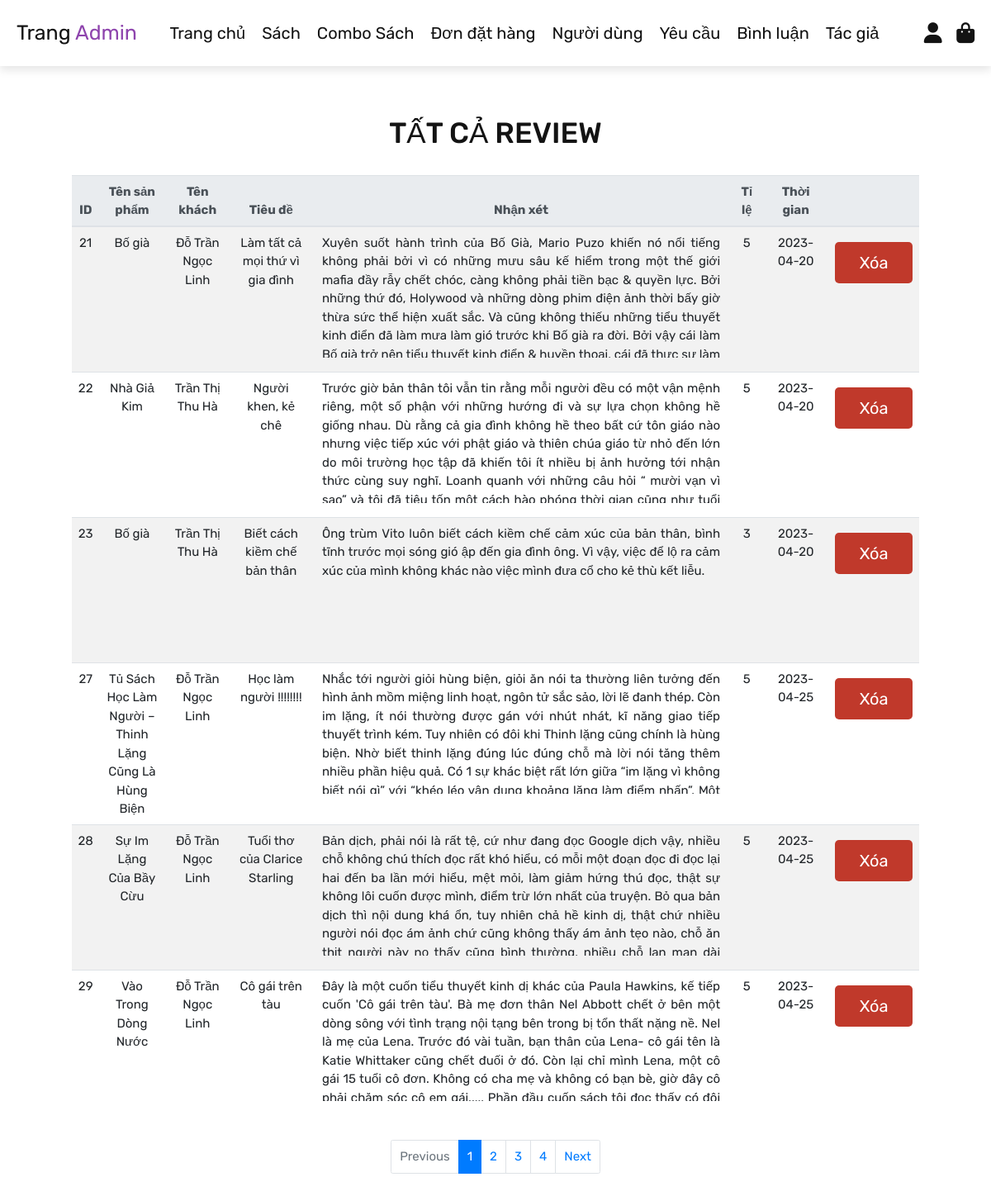
The app's page /admin/View/admin_review.php (signed in) with its own data.
### tables this page shows
CREATE TABLE `reviews` (
  `id` int(100) NOT NULL,
  `product_id` varchar(10) DEFAULT NULL,
  `combo_id` varchar(255) DEFAULT NULL,
  `user_id` varchar(20) NOT NULL,
  `rating` varchar(1) NOT NULL,
  `title` varchar(200) NOT NULL,
  `description` varchar(2500) NOT NULL,
  `date` date NOT NULL DEFAULT current_timestamp()
);

CREATE TABLE `products` (
  `product_id` varchar(10) NOT NULL,
  `name` varchar(100) NOT NULL,
  `author` varchar(100) NOT NULL,
  `price` int(100) NOT NULL,
  `image` varchar(200) NOT NULL,
  `description` varchar(10000) NOT NULL,
  `supplier` varchar(100) NOT NULL,
  `publiser` varchar(100) NOT NULL,
  `date` datetime NOT NULL DEFAULT current_timestamp()
);

CREATE TABLE `users` (
  `user_id` varchar(10) NOT NULL,
  `fullname` varchar(100) NOT NULL,
  `username` varchar(100) DEFAULT NULL,
  `email` varchar(100) NOT NULL,
  `phonenumber` varchar(20) NOT NULL,
  `password` varchar(100) NOT NULL,
  `user_type` varchar(100) NOT NULL DEFAULT 'user',
  `image` varchar(100) NOT NULL
);

### admin/View/admin_review.php (the view, shortened to what this page needs)
<?php
include '../../config/config.php';
?>
<!DOCTYPE html>
<html lang="en">
<head>
    <link rel="stylesheet" href="https://maxcdn.bootstrapcdn.com/bootstrap/4.5.2/css/bootstrap.min.css">
    <link rel="stylesheet" href="https://cdnjs.cloudflare.com/ajax/libs/font-awesome/6.0.0/css/all.min.css">
    <link rel="stylesheet" href="../../public/css/admin.css">
</head>
<body>
    <?php include 'admin_header.php'; ?>
    <section class="admin_review">
        <h1 class="title" style="margin-top: 2rem;">Tất cả review</h1>
        <div class="table-review" style="margin-top:30px;">
            <?php
            $per_page = 6;
            $select_review = mysqli_query($conn, "SELECT * FROM `reviews`") or die('query fail');
            if (mysqli_num_rows($select_review) > 0) {
                while ($fetch_review = mysqli_fetch_assoc($select_review)) {
            ?>
            <?php
                    $total_products = mysqli_query($conn, "SELECT COUNT(*) AS total FROM `reviews`") or die('query failed');
                    $total_products = mysqli_fetch_assoc($total_products)['total'];
                    $total_pages = ceil($total_products / $per_page);
                    $current_page = isset($_GET['page']) ? $_GET['page'] : 1;
                    $url = "http://localhost:3000/admin/View/admin_review.php?page=";
                    $offset = ($current_page - 1) * $per_page;
                    $select_review = mysqli_query($conn, "SELECT * FROM reviews LIMIT $per_page OFFSET $offset") or die('query failed');
                    if (mysqli_num_rows($select_review) > 0) {
                    ?>
            <table class="table table-striped table-hover">
                <thead class="thead-light">
                    <tr>
                        <th style='width: 2%'>ID</th>
                        <th style='width: 8%'>Tên sản phẩm</th>
                        <th style='width: 8%'>Tên khách</th>
                        <th style='width: 10%'>Tiêu đề</th>
                        <th style='width: 55%'>Nhận xét</th>
                        <th style='width: 4%'>Tỉ lệ</th>
                        <th style='width: 8%'>Thời gian</th>
                        <th style='width: 5%'></th>
                    </tr>
                </thead>
                <?php
                            while ($fetch_review = mysqli_fetch_assoc($select_review)) {
                            ?>
                <?php
                                $sql_product = mysqli_query($conn, "SELECT name FROM `products` WHERE `product_id` = '" . $fetch_review['product_id'] . "'");
                                $sql_combo_product = mysqli_query($conn, "SELECT combo_name FROM `combo_products` WHERE `combo_id` = '" . $fetch_review['combo_id'] . "'");
                                $row_product = mysqli_fetch_array($sql_product);
                                $row_combo = mysqli_fetch_assoc($sql_combo_product);
                                $sql_user = mysqli_query($conn, "SELECT * FROM `users` WHERE `user_id` = '" . $fetch_review['user_id'] . "'");
                                $row_user = mysqli_fetch_assoc($sql_user);
                                echo "<tr>";
                                echo "<td data-label='ID'>" . $fetch_review['id'] . "</td>";
                                if ($row_product['name']) {
                                    echo "<td data-label='Tên sản phẩm'>" . $row_product['name'] . "</td>";
                                } else if ($row_combo['combo_name']) {
                                    echo "<td data-label='Tên khách'>" . $row_combo['combo_name'] . "</td>";
                                }
                                echo "<td data-label='Tên khách'>" . $row_user['fullname'] . "</td>";
                                echo "<td data-label='Tiêu đề'>" . $fetch_review['title'] . "</td>";
                                echo "<td data-label='Nhận xét' style='text-align: justify;'>
                    <p class = 'scroll'> " . $fetch_review['description'] . "</p>
                    </td>";
                                echo "<td data-label='Đánh giá'>" . $fetch_review['rating'] . "</td>";
                                echo " <td data-label='Thời gian'>" . $fetch_review['date'] . "</td>";
                                ?>
                <form action="../Controllers/adminController.php" method="post">
                    <td class='btn-review'><input type='submit' value='Xóa'
                            onclick='return confirm("Bạn chắc chắn muốn xóa?");' class='delete-btn'
                            name='delete_review'></td>
                </form>
                <?php echo "</tr>";
                            }
                        }
                    }
                } else {
                    echo '<p class="empty">Không có review nào tại đây</p>';
                }
                ?>
            </table>
        </div>
        <nav aria-label="Page navigation example" class="toolbar">
            <ul class="pagination justify-content-center d-flex flex-wrap">
                <li class="page-item <?php echo ($current_page <= 1) ? 'disabled' : ''; ?>">
                    <a class="page-link" href="<?php echo $url . ($current_page - 1); ?>" tabindex="-1">Previous</a>
                </li>
                <?php
                $start_page = ($current_page <= 3) ? 1 : $current_page - 2;
                $end_page = ($total_pages - $current_page >= 2) ? $current_page + 2 : $total_pages;
                $num_displayed_pages = $end_page - $start_page + 1;
                for ($i = $start_page; $i <= $end_page; $i++) {
                    if ($num_displayed_pages <= 5 || ($i >= $current_page - 2 && $i <= $current_page + 2)) {
                        echo '<li class="page-item ' . (($i == $current_page) ? 'active' : '') . '"><a class="page-link" href="' . $url . $i . '">' . $i . '</a></li>';
                    }
                }
                if ($end_page < $total_pages) {
                    echo '<li class="page-item"><a class="page-link" href="' . $url . $total_pages . '">' . $total_pages . '</a></li>';
                }
                ?>
                <li class="page-item <?php echo ($current_page >= $total_pages) ? 'disabled' : ''; ?>">
                    <a class="page-link" href="<?php echo $url . ($current_page + 1); ?>">Next</a>
                </li>
            </ul>
        </nav>
    </section>
</body>
</html>

### admin/View/admin_header.php (shortened to what this page needs)
<header class="header">
    <div class="flex">
        <a href="admin_page.php" class="logo">Trang<span> Admin</span></a>
        <nav class="navbar">
            <a href="admin_page.php">Trang chủ</a>
            <a href="admin_product.php">Sách</a>
            <a href="admin_combo_product.php">Combo Sách</a>
            <a href="./admin_order.php">Đơn đặt hàng</a>
            <a href="admin_user.php">Người dùng</a>
            <a href="admin_request.php">Yêu cầu</a>
            <a href="admin_review.php">Bình luận</a>
            <a href="admin_author.php">Tác giả</a>
        </nav>
        <div class="icons">
            <div id="user-btn" class="fas fa-user"></div>
            <a href="admin_cart.php">
                <div id="order-btn" class="fas fa-shopping-bag"></div>
            </a>
        </div>
</header>

### public/css/admin.css (style rules this page uses)
:root { --purple: #8e44ad; --red: #c0392b; --orange: #f39c12; --black: #131313; --white: #fff; --light-color: #666; --light-white: #ccc; --light-bg: rgba(255, 255, 255, 0.1); --border: 0.1rem solid var(--black); --box-shadow: 0 0.5rem 1rem rgba(0, 0, 0, 0.1); }
* { font-family: "Rubik", sans-serif; margin: 0; padding: 0; box-sizing: border-box; outline: none; border: none; text-decoration: none; transition: all 0.2s linear; }
.page-item .page-link { font-size: 1.5rem; }
.toolbar { display: flex; font-size: 1.5rem; padding: 2rem 0; border: none; }
.toolbar .pagination { margin: 0 auto; }
.toolbar .page-link { padding: 1rem 1rem; }
html { font-size: 62.5%; overflow-x: hidden; }
body { background-color: var(--light-bg); }
section { padding: 4rem 3rem; }
.title { text-align: center; align-items: center; text-transform: uppercase; color: var(--black); font-size: 3.5rem; }
.btn, .option-btn, .delete-btn, .white-btn { display: inline-block; margin-top: 1rem; padding: 1rem 3rem; cursor: pointer; color: var(--white); font-size: 2rem; border-radius: 0.5rem; text-transform: capitalize; }
.delete-btn { background-color: var(--red); }
.header { position: sticky; top: 0; left: 0; right: 0; z-index: 1000; background-color: var(--white); box-shadow: var(--box-shadow); }
.header .flex { display: flex; align-items: center; padding: 2rem; justify-content: space-between; position: relative; max-width: 1200px; margin: 0 auto; }
.header .flex .logo { font-size: 2.5rem; color: var(--black); }
.header .flex .logo span { color: var(--purple); }
.header .flex .navbar a { margin: 0 1rem; font-size: 2rem; color: var(--black); }
.header .flex .icons div { margin-left: 1.5rem; font-size: 2.5rem; cursor: pointer; color: var(--black); }
.table .scroll { height: 15rem; text-overflow: ellipsis; overflow-x: hidden; padding: 0 5px; }
.table td, .table th { font-size: 1.5rem; max-height: 15rem; }
.table-review { width: 90%; margin: auto; text-align: center; background-color: #f8f8f600; border-radius: 5rem; }

### records on screen
reviews: id "21", product.name "Bố già", user.fullname "Đỗ Trần Ngọc Linh", title "Làm tất cả mọi thứ vì gia đình", description "Xuyên suốt hành trình của Bố Già, Mario Puzo khiến nó nổi tiếng không phải bởi vì có những mưu sâu kế hiểm trong một thế giới mafia đầy rẫy chết chóc, càng không phải tiền bạc & quyền lực. Bởi những thứ đó, Holywood và những dòng phim điện ảnh thời bấy giờ thừa sức thể hiện xuất sắc. Và cũng không thiếu những tiểu thuyết kinh điển đã làm mưa làm gió trước khi Bố già ra đời. Bởi vậy cái làm…", rating "5", date "2023-04-20"
reviews: id "22", product.name "Nhà Giả Kim", user.fullname "Trần Thị Thu Hà", title "Người khen, kẻ chê", description "Trước giờ bản thân tôi vẫn tin rằng mỗi người đều có một vận mệnh riêng, một số phận với những hướng đi và sự lựa chọn không hề giống nhau. Dù rằng cả gia đình không hề theo bất cứ tôn giáo nào nhưng việc tiếp xúc với phật giáo và thiên chúa giáo từ nhỏ đến lớn do môi trường học tập đã khiến tôi ít nhiều bị ảnh hưởng tới nhận thức cùng suy nghĩ. Loanh quanh với những câu hỏi “ mười vạn vì…", rating "5", date "2023-04-20"
reviews: id "23", product.name "Bố già", user.fullname "Trần Thị Thu Hà", title "Biết cách kiềm chế bản thân", description "Ông trùm Vito luôn biết cách kiềm chế cảm xúc của bản thân, bình tĩnh trước mọi sóng gió ập đến gia đình ông. Vì vậy, việc để lộ ra cảm xúc của mình không khác nào việc mình đưa cổ cho kẻ thù kết liễu.", rating "3", date "2023-04-20"
reviews: id "27", product.name "Tủ Sách Học Làm Người – Thinh Lặng Cũng Là Hùng Biện", user.fullname "Đỗ Trần Ngọc Linh", title "Học làm người !!!!!!!!", description "Nhắc tới người giỏi hùng biện, giỏi ăn nói ta thường liên tưởng đến hình ảnh mồm miệng linh hoạt, ngôn tử sắc sảo, lời lẽ đanh thép. Còn im lặng, ít nói thường được gán với nhút nhát, kĩ năng giao tiếp thuyết trình kém. Tuy nhiên có đôi khi Thinh lặng cũng chính là hùng biện. Nhờ biết thinh lặng đúng lúc đúng chỗ mà lời nói tăng thêm nhiều phần hiệu quả. Có 1 sự khác biệt rất lớn giữa “im lặng vì không…", rating "5", date "2023-04-25"
reviews: id "28", product.name "Sự Im Lặng Của Bầy Cừu", user.fullname "Đỗ Trần Ngọc Linh", title "Tuổi thơ của Clarice Starling", description "Bản dịch, phải nói là rất tệ, cứ như đang đọc Google dịch vậy, nhiều chỗ không chú thích đọc rất khó hiểu, có mỗi một đoạn đọc đi đọc lại hai đến ba lần mới hiểu, mệt mỏi, làm giảm hứng thú đọc, thật sự không lôi cuốn được mình, điểm trừ lớn nhất của truyện. Bỏ qua bản dịch thì nội dung khá ổn, tuy nhiên chả hề kinh dị, thật chứ nhiều người nói đọc ám ảnh chứ cũng không thấy ám ảnh tẹo nào, chỗ ăn…", rating "5", date "2023-04-25"
reviews: id "29", product.name "Vào Trong Dòng Nước", user.fullname "Đỗ Trần Ngọc Linh", title "Cô gái trên tàu", description "Đây là một cuốn tiểu thuyết kinh dị khác của Paula Hawkins, kế tiếp cuốn 'Cô gái trên tàu'. Bà mẹ đơn thân Nel Abbott chết ở bên một dòng sông với tình trạng nội tạng bên trong bị tổn thất nặng nề. Nel là mẹ của Lena. Trước đó vài tuần, bạn thân của Lena- cô gái tên là Katie Whittaker cũng chết đuối ở đó. Còn lại chỉ mình Lena, một cô gái 15 tuổi cô đơn. Không có cha mẹ và không có bạn bè, giờ đây cô…", rating "5", date "2023-04-25"

### other values on screen
$total_pages "4"
